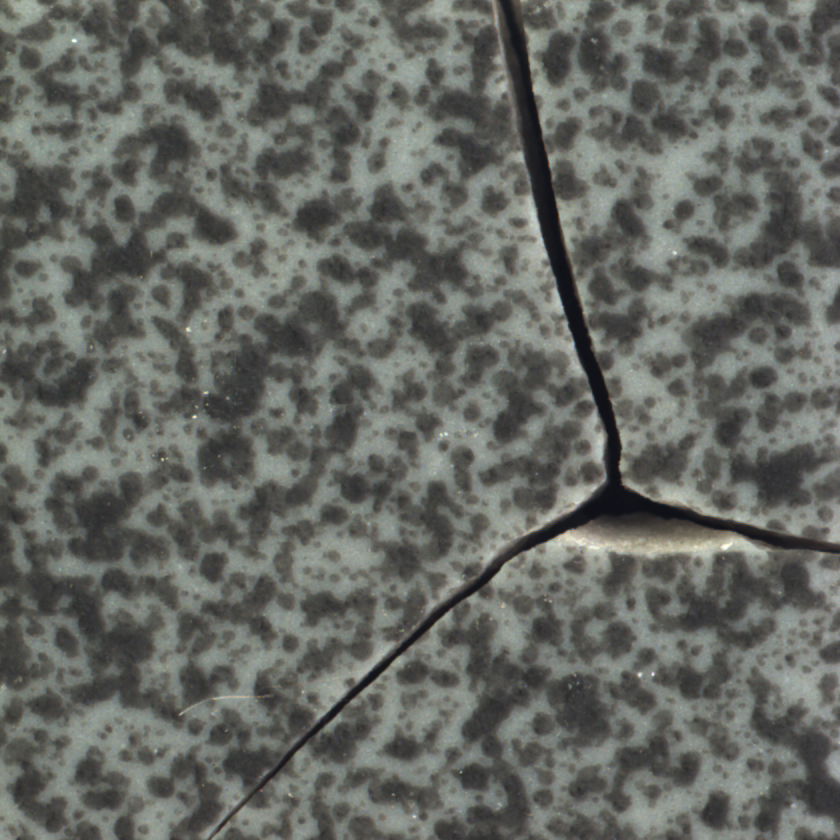
#> input picture Paper-1(Industrial_vision)/006.png, 840 x 840 px
$ python High_pass_filter.py
#> lines starting #> are read from the running program, lines starting #| are printed output that depends on the picture
import cv2
import numpy as np
import matplotlib.pyplot as plt

# --- Load Image ---
img = cv2.imread("006.png", cv2.IMREAD_GRAYSCALE)
#> img: shape (840, 840); min 21, max 255, mean 102.5

# --- Define High-Pass Filter Kernel ---
hpf_kernel = np.array([[-1, -1, -1],
                       [-1,  8, -1],
                       [-1, -1, -1]])

# --- Apply High-Pass Filter ---
high_pass = cv2.filter2D(img, -1, hpf_kernel)
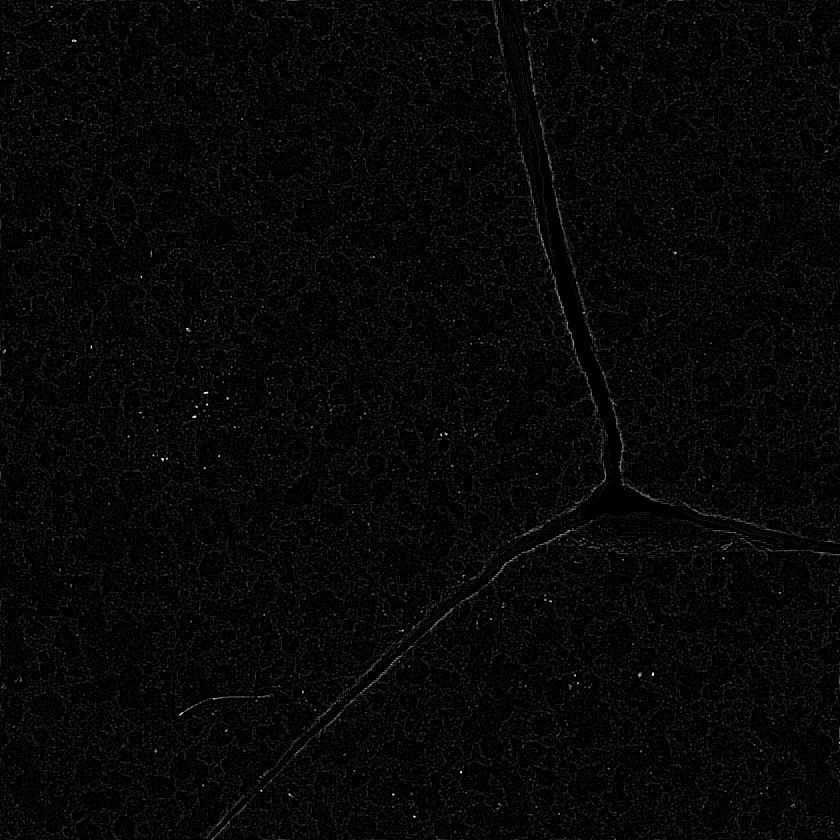
#> high_pass: shape (840, 840); min 0, max 255, mean 6.5

# --- Enhance Details (Add back to Original Image) ---
enhanced = cv2.add(img, high_pass)
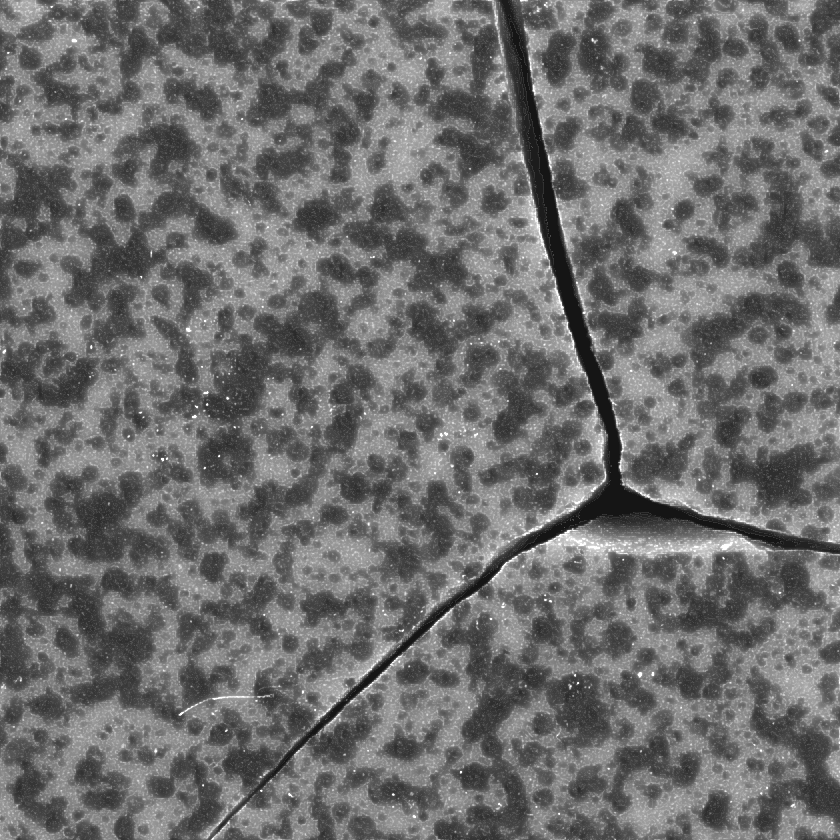
#> enhanced: shape (840, 840); min 21, max 255, mean 108.9

# --- Display Results ---
plt.figure(figsize=(12,4))

plt.subplot(1,3,1)
plt.title("Original Image")  # corrected title
plt.imshow(img, cmap='gray')
plt.axis("off")

plt.subplot(1,3,2)
plt.title("High-Pass Filtered")
plt.imshow(high_pass, cmap='gray')
plt.axis("off")

plt.subplot(1,3,3)
plt.title("Enhanced Details")
plt.imshow(enhanced, cmap='gray')
plt.axis("off")

plt.tight_layout()
plt.show()
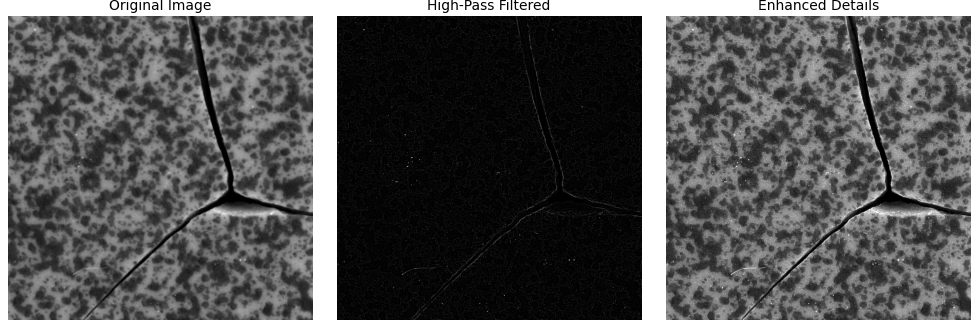
#> figure drawn by matplotlib, 3 panels
